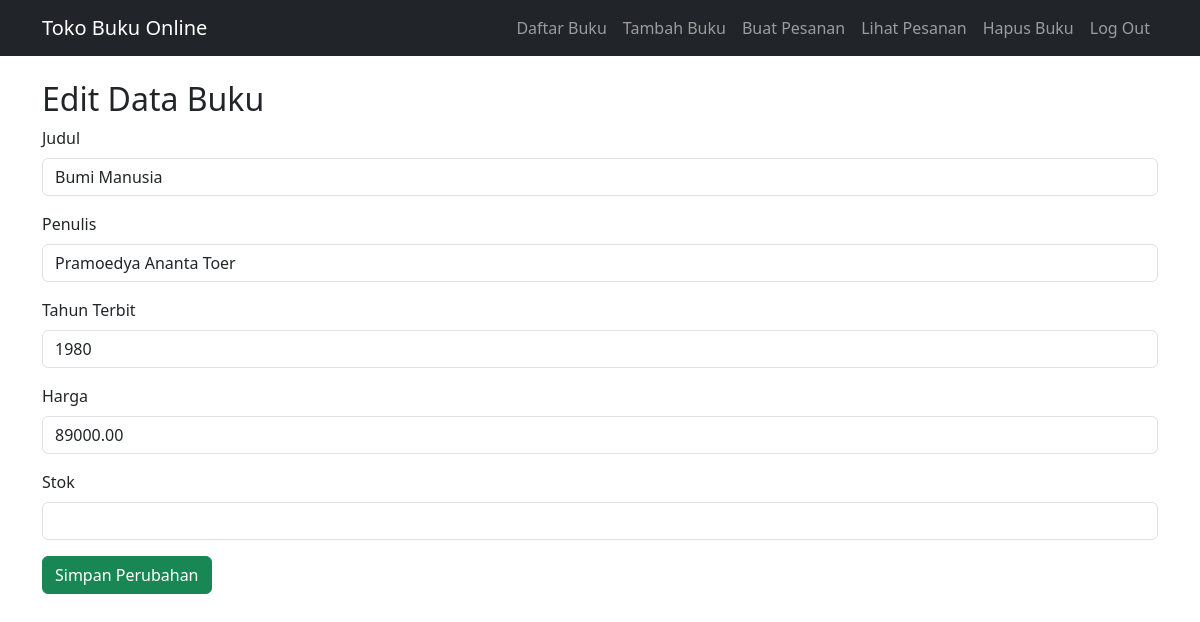
Screenshot of /form_edit.php?id=2 with the database file from the repository.
### tables this page shows
CREATE TABLE `buku` (
  `ID` int NOT NULL,
  `Judul` varchar(255) DEFAULT NULL,
  `Penulis` varchar(255) DEFAULT NULL,
  `Tahun_Terbit` int DEFAULT NULL,
  `Harga` decimal(10,2) DEFAULT NULL,
  `Stok` int DEFAULT NULL
);

### form_edit.php (the view, shortened to what this page needs)
<?php
include 'koneksi_db.php';
include 'nav.php';
$id = $_GET['id'] ?? 0;
$stmt = $conn->prepare("SELECT * FROM Buku WHERE ID = ?");
$stmt->bind_param("i", $id);
$stmt->execute();
$result = $stmt->get_result();
$row = $result->fetch_assoc();
?>
<!DOCTYPE html>
<html lang="en">
<head>
    <link href="https://cdn.jsdelivr.net/npm/bootstrap@5.3.0/dist/css/bootstrap.min.css" rel="stylesheet">
</head>
<body>
    <div class="container mt-4">
        <h2>Edit Data Buku</h2>
        <form method="post" action="proses_edit.php">
            <div class="mb-3">
                <label for="judul" class="form-label">Judul</label>
                <input type="text" class="form-control" id="judul" name="judul" value="<?= htmlspecialchars($row['Judul']) ?>" required>
            </div>
            <div class="mb-3">
                <label for="penulis" class="form-label">Penulis</label>
                <input type="text" class="form-control" id="penulis" name="penulis" value="<?= htmlspecialchars($row['Penulis']) ?>" required>
            </div>
            <div class="mb-3">
                <label for="tahun_terbit" class="form-label">Tahun Terbit</label>
                <input type="number" class="form-control" id="tahun_terbit" name="tahun_terbit" value="<?= $row['Tahun_Terbit'] ?>" required>
            </div>
            <div class="mb-3">
                <label for="harga" class="form-label">Harga</label>
                <input type="number" class="form-control" id="harga" name="harga" value="<?= $row['Harga'] ?>" step="0.01" required>
            </div>
            <div class="mb-3">
                <label for="stok" class="form-label">Stok</label>
                <input type="number" class="form-control" id="stok" name="stok" value="<?= $row['stok'] ?>" required>
            </div>
            <button type="submit" class="btn btn-success">Simpan Perubahan</button>
        </form>
    </div>
</body>
</html>

### rows the page displays
buku: judul "Bumi Manusia", penulis "Pramoedya Ananta Toer", tahun_terbit "1980", harga "89000.00"
